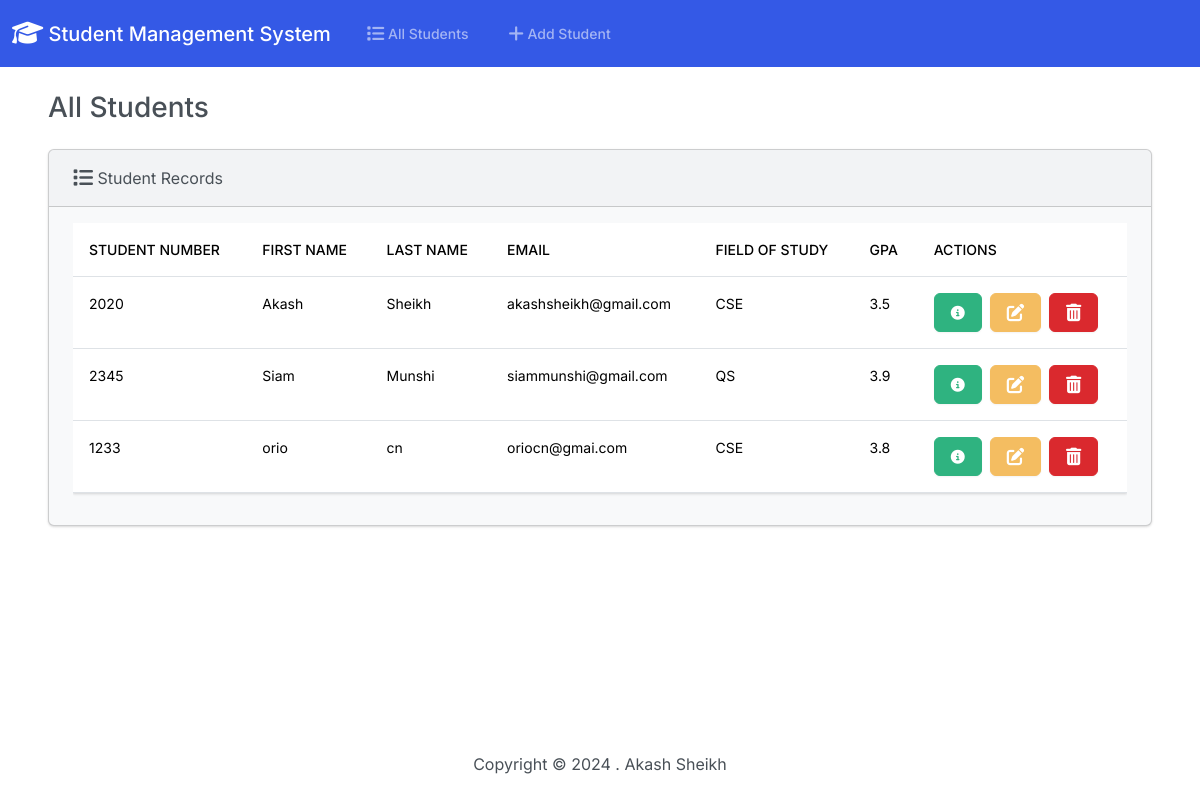
The page / on the database its author committed.
### students/models.py (models this page shows, shortened)
class Student(models.Model):
    student_number = models.PositiveIntegerField()
    first_name = models.CharField(max_length=50)
    last_name = models.CharField(max_length=50)
    email = models.EmailField(max_length=100)
    field_of_study = models.CharField(max_length=50)
    gpa = models.FloatField()

### students/views.py (the view)
# urls.py: path('', views.index, name='index'),
def index(request):
    students = Student.objects.all()  # Get all students
    return render(request, 'students/index.html', {
        'students': students
    })

### students/templates/students/index.html (shortened to what this page needs)
{% extends "students/base.html" %}
{% block body %}
{% load static %}
<!DOCTYPE html>
<html lang="en">
<head>
    <link rel="stylesheet" href="https://cdnjs.cloudflare.com/ajax/libs/font-awesome/6.7.1/css/all.min.css">
    <link href="{% static 'css/bootstrap.min.css' %}" rel="stylesheet">
</head>
<body class="d-flex flex-column min-vh-100">
    <div class="container-fluid">
        <h3 class="m-4">All Students</h3>
        <div class="row">
            <div class="col-12">
                {% if students %}
                <div class="card bg-light ms-4 me-4 mb-4">
                    <div class="card-header">
                        <i class="fa-solid fa-list fa-lg"></i> Student Records
                    </div>
                    <div class="card-body">
                        <div class="table-responsive">
                            <table class="table table-hover">
                                <thead>
                                    <tr>
                                        <th scope="col">Student Number</th>
                                        <th scope="col">First Name</th>
                                        <th scope="col">Last Name</th>
                                        <th scope="col">Email</th>
                                        <th scope="col">Field of Study</th>
                                        <th scope="col">GPA</th>
                                        <th scope="col">Actions</th>
                                    </tr>
                                </thead>
                                <tbody>
                                    {% for student in students %}
                                    <tr>
                                        <td>{{ student.student_number }}</td>
                                        <td>{{ student.first_name }}</td>
                                        <td>{{ student.last_name }}</td>
                                        <td>{{ student.email }}</td>
                                        <td>{{ student.field_of_study }}</td>
                                        <td>{{ student.gpa }}</td>
                                        <td>
                                            <button type="button" class="btn btn-success me-1" data-bs-toggle="modal"
                                                data-bs-target="#myModel{{ student.id }}">
                                                <i class="fa-solid fa-circle-info"></i>
                                            </button>
                                            <a class="btn btn-warning me-1" href="{% url 'edit' student.id %}">
                                            </a>
                                            <button type="button" class="btn btn-danger" data-bs-toggle="modal"
                                                data-bs-target="#delete{{ student.id }}">
                                            </button>
                                        </td>
                                    </tr>
                                    {% endfor %}
                                </tbody>
                            </table>
                        </div>
                    </div>
                </div>
                {% else %}
                <h5 class="alert alert-primary ms-4 me-4">No Student Records</h5>
                {% endif %}
            </div>
        </div>
    </div>
</body>
</html>
{% endblock %}

### students/templates/students/base.html (shortened to what this page needs)
{% load static %}
<!DOCTYPE html>
<html lang="en">
<head>
    <link rel="stylesheet" href="https://cdnjs.cloudflare.com/ajax/libs/font-awesome/6.7.1/css/all.min.css">
    <link href="{% static 'css/bootstrap.min.css' %}" rel="stylesheet">
</head>
<body class="d-flex flex-column min-vh-100">
    <nav class="navbar navbar-expand-lg bg-primary" data-bs-theme="dark">
        <div class="container-fluid">
            <a class="navbar-brand" href="{% url 'index' %}">
                <i class="fa-solid fa-graduation-cap fa-lg"></i> Student Management System
            </a>
            <div class="collapse navbar-collapse" id="navbarColor01">
                <ul class="navbar-nav me-auto">
                    <li class="nav-item">
                        <a class="nav-link" href="{% url 'index' %}">
                             All Students
                        </a>
                    </li>
                    <li class="nav-item">
                        <a class="nav-link" href="{% url 'add' %}">
                             Add Student
                        </a>
                    </li>
                </ul>
            </div>
        </div>
    </nav>
    <div class="container-fluid">
        {% block body %}
        {% endblock %}
    </div>
    <footer class="mt-auto mb-4">
        <div class="text-center">
            <span>
                Copyright &copy; <script>document.write(new Date().getFullYear())</script> . Akash Sheikh
            </span>
        </div>
    </footer>
</body>
</html>

### rows shown on the page
Student: student_number "2020", first_name "Akash", last_name "Sheikh", email "akashsheikh@gmail.com", field_of_study "CSE", gpa "3.5"
Student: student_number "2345", first_name "Siam", last_name "Munshi", email "siammunshi@gmail.com", field_of_study "QS", gpa "3.9"
Student: student_number "1233", first_name "orio", last_name "cn", email "oriocn@gmai.com", field_of_study "CSE", gpa "3.8"
